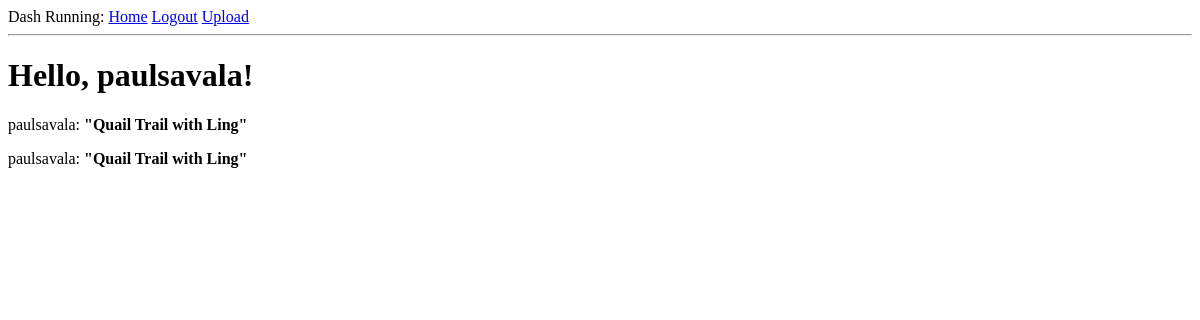
Before: /index (signed in) with the older database file.
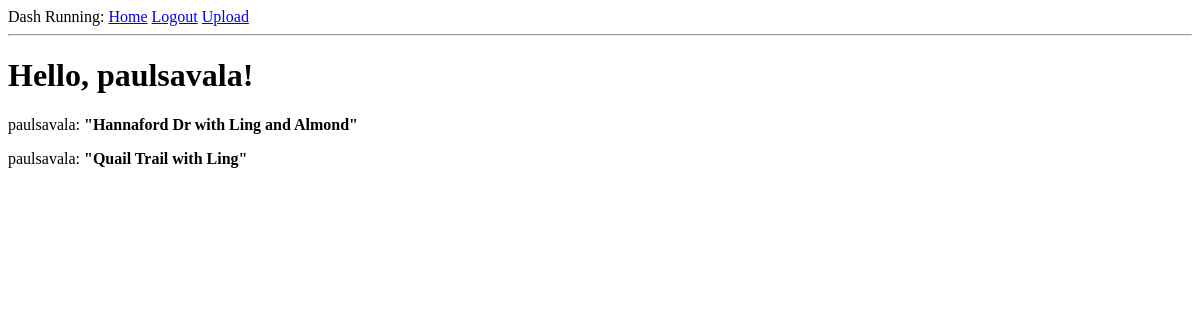
After: the same page with the newer database file.
### app/models.py (models this page shows, shortened)
class User(UserMixin, db.Model):
    id = db.Column(db.Integer, primary_key=True)
    username = db.Column(db.String(64), index=True, unique=True)
    email = db.Column(db.String(120), index=True, unique=True)
    password_hash = db.Column(db.String(128))
    runs = db.relationship('Run', backref='athlete', lazy='dynamic')

class Run(db.Model):
    id = db.Column(db.Integer, primary_key=True)
    name = db.Column(db.String(140))
    timestamp = db.Column(db.DateTime, index=True, default=datetime.utcnow)
    user_id = db.Column(db.Integer, db.ForeignKey('user.id'))

### app/routes.py (the view)
@app.route('/')
@app.route('/index')
@login_required
def index():
    runs = Run.query.filter_by(user_id=current_user.id)
    return render_template('index.html', title='Home', runs=runs)

### app/models.py (called while the page is built)
@login.user_loader
def load_user(id):
    return User.query.get(int(id))

### app/templates/index.html
{% extends "base.html" %}
{% block content %}
  <h1>Hello, {{ current_user.username }}!</h1>
  {% for run in runs %}
    <div>
      <p>
        {{ current_user.username }}: <b>"{{ run.name }}"</b>
      </p>
    </div>
  {% endfor %}
{% endblock %}

### app/templates/base.html (shortened to what this page needs)
<html>
  <head>
  <body>
    <div>
      Dash Running:
      <a href="{{ url_for('index') }}">Home</a>
      {% if current_user.is_anonymous %}
      <a href="{{ url_for('login') }}">Login</a>
      {% else %}
      <a href="{{ url_for('logout') }}">Logout</a>
      <a href="{{ url_for('upload') }}">Upload</a>
      {% endif %}
    </div>
    <hr>
    {% block content %}{% endblock %}
  </body>
</html>

Changed rows visible on the page:
changed Run: name "Quail Trail with Ling" → "Hannaford Dr with Ling and Almond"
